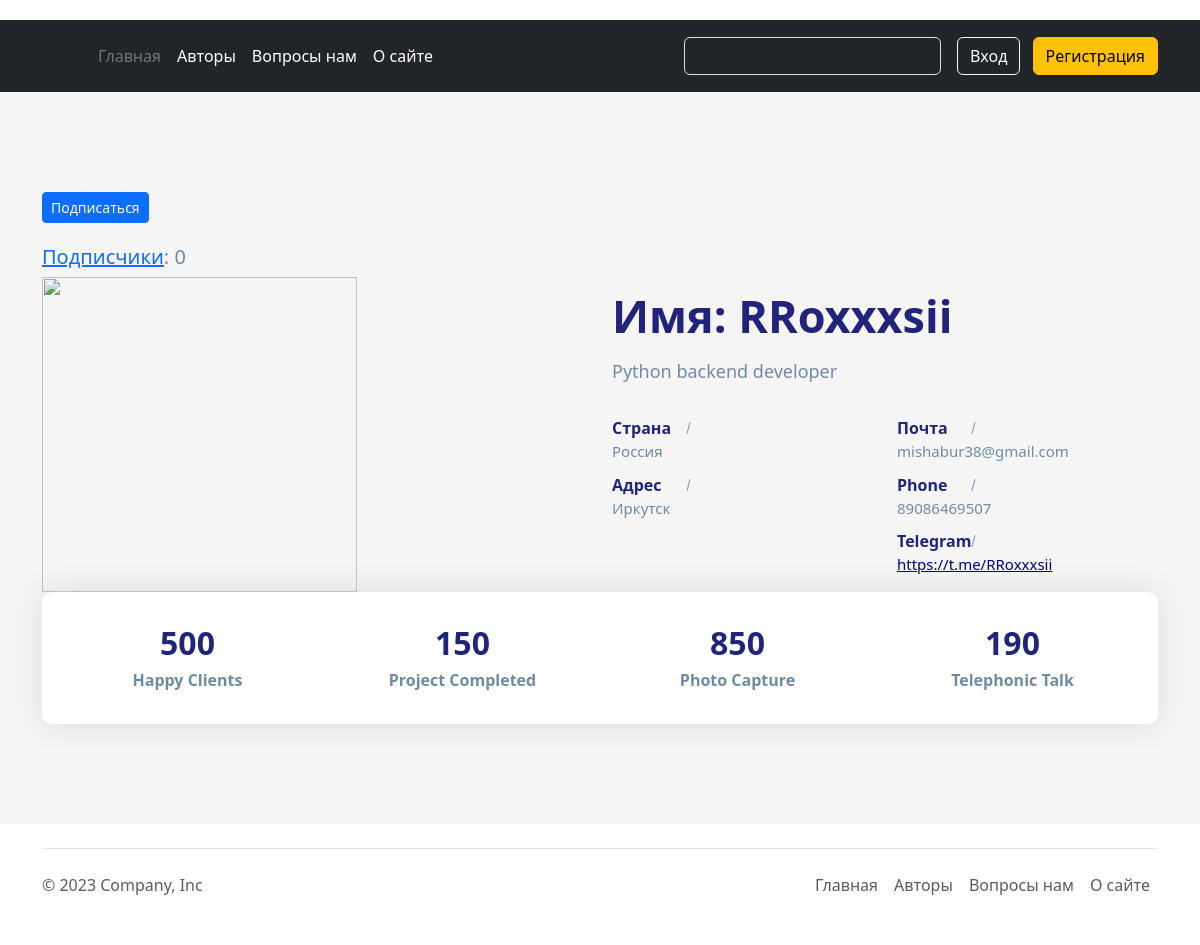
Screenshot of /authors/1 with the database file from the repository.
### account/models.py (models this page shows, shortened)
class Author(AbstractBaseUser, PermissionsMixin):
    email = models.EmailField(_('почтовый адрес'), unique=True)
    user_name = models.CharField(max_length=150)
    mobile = models.CharField(max_length=20, blank=True)
    gender = models.ForeignKey(Gender, on_delete=models.SET_NULL, blank=True, null=True)
    profile_photo = models.ImageField(upload_to='photos/%Y/%m/%d/', help_text=_('Фото профиля'), blank=True)
    profile_information = models.TextField(help_text='Расскажите о себе', blank=True)
    country = models.ForeignKey(Country, on_delete=models.SET_NULL, blank=True, null=True)
    telegram_link = models.URLField(_('Телеграмм аккаунт'), blank=True)
    city = models.CharField(_('Где живете'), max_length=70, blank=True, null=True)
    following = models.ManyToManyField(
        "self", blank=True, related_name="followers", symmetrical=False
    )
    is_active = models.BooleanField(default=False)
    is_staff = models.BooleanField(default=False)
    created = models.DateTimeField(auto_now_add=True)
    updated = models.DateTimeField(auto_now=True)
    objects = CustomAccountManager()
    USERNAME_FIELD = 'email'
    REQUIRED_FIELDS = ['user_name']
    class Meta:
        verbose_name = _("Аккаунт")
        verbose_name_plural = _("Аккаунты")
        ordering = ('user_name',)

class Country(models.Model):
    country = models.CharField(max_length=50)
    def __str__(self):
        return self.country
    class Meta:
        verbose_name = 'Страна'
        verbose_name_plural = 'Страны'
        ordering = ('country',)

### authors/views.py (the view, shortened to what this page needs)
# urls.py: path('<int:pk>', views.AuthorDetailView.as_view(), name='author_detail_view'),
class AuthorDetailView(DetailView):
    model = Author
    template_name = 'authors/author_detail_view.html'
    def get(self, request, *args, **kwargs):
        other_user = self.get_object()
        try:
            current_user = Author.objects.get(user_name=request.user.user_name)
            if current_user.id == other_user.id:
                return redirect('account:personal_profile')
        except AttributeError:
            pass
        return super().get(request, *args, **kwargs)

### authors/templates/authors/author_detail_view.html (shortened to what this page needs)
{% extends 'main/base.html' %}
{% load static %}
{% block content %}
    <link rel="stylesheet" href="{% static 'main/css/personal_profile.css' %}" />
    <section class="section about-section gray-bg" id="about">
            <div class="container">
                <form method="post">
                    {% if user in author.following.all %}
                    <button class="btn btn-sm btn-primary btn-follow" data-slug="{{ profile.slug }}"
                            style="margin-bottom: 2%">
                        Отписаться
                    </button>
                    {% else %}
                    <button class="btn btn-sm btn-primary btn-follow" data-slug="{{ profile.slug }}"
                            style="margin-bottom: 2%">
                        Подписаться
                    </button>
                    {% endif %}
                </form>
                <h5><a href="{% url 'authors:followers_list_view' author.pk %}">Подписчики</a>: {{ author.following.count }}</h5>
                <div class="row align-items-center flex-row-reverse">
                    <div class="col-lg-6">
                        <div class="about-text go-to">
                            <h3 class="dark-color">Имя: {{ author.user_name }}</h3>
                            <p>{{ author.profile_information }}</p>
                            <div class="row about-list">
                                <div class="col-md-6">
                                    <div class="media">
                                        <label>Страна</label>
                                        <p>
                                            {% if author.country and author.country  %}
                                                {{ author.country }}
                                            {% else %}
                                                Неизвестно
                                            {% endif %}
                                        </p>
                                    </div>
                                    <div class="media">
                                        <label>Адрес</label>
                                        <p>
                                            {% if author.city %}
                                                {{ author.city }}
                                            {% else %}
                                                Неизвестно
                                            {% endif %}
                                        </p>
                                    </div>
                                </div>
                                <div class="col-md-6">
                                    <div class="media">
                                        <label>Почта</label>
                                        <p>
                                            {% if author.email %}
                                            {{ author.email }}
                                            {% else %}
                                            Неизвестно
                                            {% endif %}
                                        </p>
                                    </div>
                                    <div class="media">
                                        <label>Phone</label>
                                        <p>
                                            {% if author.mobile %}
                                            {{ author.mobile }}
                                            {% else %}
                                            Неизвестно
                                            {% endif %}
                                        </p>
                                    </div>
                                    <div class="media">
                                        <label>Telegram</label>
                                        {% if author.telegram_link %}
                                        <a href="{{ author.telegram_link }}" class="media-link"><p>{{ author.telegram_link }}</p></a>
                                        {% else %}
                                        Неизвестно
                                        {% endif %}
                                    </div>
                                </div>
                            </div>
                        </div>
                    </div>
                    <div class="col-lg-6">
                        <div class="about-avatar">
                            {% if not author.profile_photo %}
                                <img style="width: 315px; height: 315px" src="https://thumbs.dreamstime.com/b/%D0%B7%D0%BD%D0%B0%D1%87%D0%BE%D0%BA-%D0%BF%D0%BE-%D1%83%D0%BC%D0%BE%D0%BB%D1%87%D0%B0%D0%BD%D0%B8%D1%8E-%D0%BF%D0%BB%D0%BE%D1%81%D0%BA%D0%B8%D0%B9-%D0%B0%D0%B2%D0%B0%D1%82%D0%B0%D1%80-%D0%BF%D1%80%D0%BE%D1%84%D0%B8%D0%BB%D1%8F-%D1%81%D0%BE%D1%86%D0%B8%D0%B0%D0%BB%D1%8C%D0%BD%D1%8B%D0%B9-%D0%B2%D0%B5%D0%BA%D1%82%D0%BE%D1%80-184330869.jpg" title="" alt="">
                            {% else %}
                                <img src="{{ author.profile_photo.url }}" title="{{ author.username }}" alt="Фото {{ author.username }}" style="width: 315px; height: 315px">
                            {% endif %}
                        </div>
                    </div>
                </div>
                <div class="counter">
                    <div class="row">
                        <div class="col-6 col-lg-3">
                            <div class="count-data text-center">
                                <h6 class="count h2" data-to="500" data-speed="500">500</h6>
                                <p class="m-0px font-w-600">Happy Clients</p>
                            </div>
                        </div>
                        <div class="col-6 col-lg-3">
                            <div class="count-data text-center">
                                <h6 class="count h2" data-to="150" data-speed="150">150</h6>
                                <p class="m-0px font-w-600">Project Completed</p>
                            </div>
                        </div>
                        <div class="col-6 col-lg-3">
                            <div class="count-data text-center">
                                <h6 class="count h2" data-to="850" data-speed="850">850</h6>
                                <p class="m-0px font-w-600">Photo Capture</p>
                            </div>
                        </div>
                        <div class="col-6 col-lg-3">
                            <div class="count-data text-center">
                                <h6 class="count h2" data-to="190" data-speed="190">190</h6>
                                <p class="m-0px font-w-600">Telephonic Talk</p>
                            </div>
                        </div>
                    </div>
                </div>
            </div>
        </section>
{% endblock %}

### main/static/main/css/personal_profile.css (style rules this page uses)
body { color: #6F8BA4; margin-top:20px; }
.section { padding: 100px 0; position: relative; }
.gray-bg { background-color: #f5f5f5; }
img { max-width: 100%; }
img { vertical-align: middle; border-style: none; }
.about-text h3 { font-size: 45px; font-weight: 700; margin: 0 0 6px; }
.about-text p { font-size: 18px; max-width: 450px; }
.about-list { padding-top: 10px; }
.about-list .media { padding: 5px 0; }
.about-list label { color: #20247b; font-weight: 600; width: 88px; margin: 0; position: relative; }
.about-list label:after { content: ""; position: absolute; top: 0; bottom: 0; right: 11px; width: 1px; height: 12px; background: #20247b; -moz-transform: rotate(15deg); -o-transform: rotate(15deg); -ms-transform: rotate(15deg); -webkit-transform: rotate(15deg); transform: rotate(15deg); margin: auto; opacity: 0.5; }
.about-list p { margin: 0; font-size: 15px; }
.about-section .counter { padding: 22px 20px; background: #ffffff; border-radius: 10px; box-shadow: 0 0 30px rgba(31, 45, 61, 0.125); }
.about-section .counter .count-data { margin-top: 10px; margin-bottom: 10px; }
.about-section .counter .count { font-weight: 700; color: #20247b; margin: 0 0 5px; }
.about-section .counter p { font-weight: 600; margin: 0; }
.dark-color { color: #20247b; }
.about-list .media .media-link:link { color: darkblue; }

### rows the page displays
Author: following.count "0", user_name "RRoxxxsii", profile_information "Python backend developer", country "Россия", city "Иркутск", email "mishabur38@gmail.com", mobile "89086469507", telegram_link "https://t.me/RRoxxxsii"
